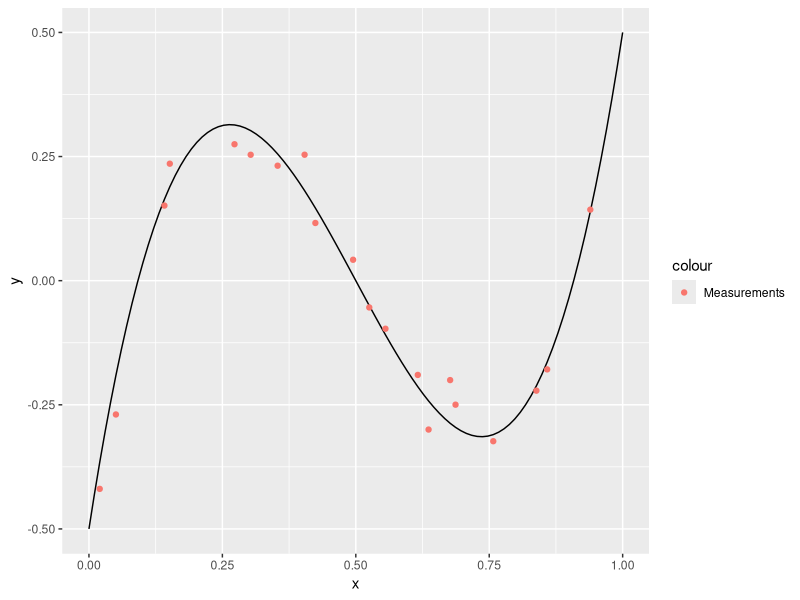
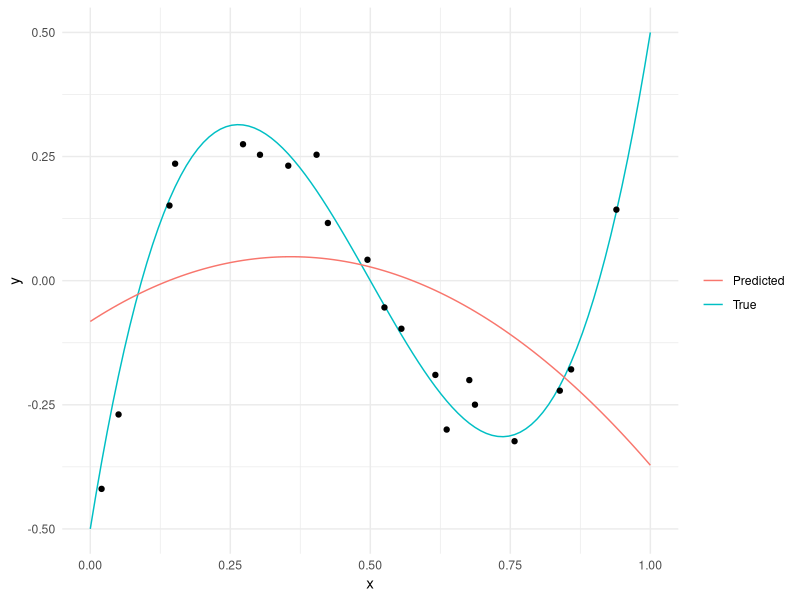

The R source for these figures, in order: (Note: this script raises an error after producing the figures.)
## ---- chunk 1
library(tidyverse)
library(modelr)
library(broom)
## ---- chunk 2
## NOTE: No need to edit this chunk

# Ground-truth function we seek to approximate
fcn_true <- function(x) {12 * (x - 0.5)^3 - 2 * x + 1}

# Generate data
n_samples <- 100
df_truth <-
  tibble(x = seq(0, 1, length.out = n_samples)) %>%
  mutate(
    y = fcn_true(x),                     # True values
    y_meas = y + 0.05 * rnorm(n_samples) # Measured with noise
  )

# Select training data
df_measurements <-
  df_truth %>%
  slice_sample(n = 20) %>%
  select(x, y_meas)

# Visualize
df_truth %>%
  ggplot(aes(x, y)) +
  geom_line() +
  geom_point(
    data = df_measurements,
    mapping = aes(y = y_meas, color = "Measurements")
  )
## ---- chunk 3
## NOTE: No need to edit this code; run and inspect
# Fit a polynomial of degree = 2
fit_d2 <-
  df_measurements %>%
  lm(
    data = .,
    formula = y_meas ~ poly(x, degree = 2)
  )

# Visualize the results
df_truth %>%
  add_predictions(fit_d2, var = "y_pred") %>%

  ggplot(aes(x)) +
  geom_line(aes(y = y, color = "True")) +
  geom_line(aes(y = y_pred, color = "Predicted")) +
  geom_point(data = df_measurements, aes(y = y_meas)) +

  scale_color_discrete(name = "") +
  theme_minimal()
## ---- chunk 4
## TASK: Fit a ninth-degree polynomial to df_measurements
fit_d19 <-
  df_measurements %>%
  lm(data = ., formula = y_meas ~ poly(x, degree = 19))

## NOTE: No need to modify code below
y_limits <-
  c(
    df_truth %>% pull(y) %>% min(),
    df_truth %>% pull(y) %>% max()
  )

df_truth %>%
  add_predictions(fit_d19, var = "y_pred") %>%

  ggplot(aes(x)) +
  geom_line(aes(y = y, color = "True")) +
  geom_line(aes(y = y_pred, color = "Predicted")) +
  geom_point(data = df_measurements, aes(y = y_meas)) +

  scale_color_discrete(name = "") +
  coord_cartesian(ylim = y_limits) +
  theme_minimal()
## ---- chunk 5
# TASK: Compute the mse for fit_d2 and fit_d19 on df_measurements
mse(fit_d2, df_measurements)
mse(fit_d19, df_measurements)
## ---- chunk 6
## NOTE: No need to edit this chunk
set.seed(101)

# Select "training" data from our available measurements
df_train <-
  df_measurements %>%
  slice_sample(n = 10)

# Use the remaining data as "validation" data
df_validate <-
  anti_join(
    df_measurements,
    df_train,
    by = "x"
  )

# Visualize the split
df_truth %>%
  ggplot(aes(x, y)) +
  geom_line() +
  geom_point(
    data = df_train %>% mutate(source = "Train"),
    mapping = aes(y = y_meas, color = source)
  ) +
  geom_point(
    data = df_validate %>% mutate(source = "Validate"),
    mapping = aes(y = y_meas, color = source)
  ) +

  scale_color_discrete(name = "Data")
## ---- chunk 7
## NOTE: No need to change this code
df_sweep <-
  map_dfr(
    seq(1, 9, by = 1),
    function(order) {
      # Fit a temporary model
      fit_tmp <-
        lm(
          data = df_train,
          formula = y_meas ~ poly(x, order)
        )

      # Compute error on the Train and Validate sets
      tibble(
        error_Train = mse(fit_tmp, df_train),
        error_Validate = mse(fit_tmp, df_validate),
        order = order
      )
    }
  ) %>%
  pivot_longer(
    names_to = c(".value", "source"),
    names_sep = "_",
    cols = matches("error")
  )
## ---- chunk 8
## NOTE: No need to edit; inspect and write your observations
df_sweep %>%
  ggplot(aes(order, error, color = source)) +
  geom_line() +

  scale_y_log10() +
  scale_x_continuous(breaks = seq(1, 10, by = 1)) +
  scale_color_discrete(name = "Method") +
  coord_cartesian(ylim = c(1e-3, 1)) +
  theme(legend.position = "bottom") +
  labs(
    x = "Polynomial Order",
    y = "Mean Squared Error"
  )
## ---- chunk 9
diamonds %>%
  select(-price) %>%
  names()
## ---- chunk 10
## NOTE: No need to edit this setup
# Create a test-validate split
set.seed(101)
diamonds_randomized <- 
  diamonds %>% 
  slice(sample(dim(diamonds)[1]))

diamonds_train <-
  diamonds_randomized %>%
  slice(1:10000)

diamonds_validate <-
  diamonds_randomized %>%
  slice(10001:20000)

# Try to beat this naive model that uses all variables!
fit_full <-
  lm(
    data = diamonds_train,
    formula = price ~ . # The `.` notation here means "use all variables"
  )
## ---- chunk 11
## NOTE: This is just one possible model!
fit_q5 <-
  lm(
    data = diamonds_train,
    formula = price ~ carat + cut + color + clarity
  )

# Compare the two models on the validation set
mse(fit_q5, diamonds_validate)
mse(fit_full, diamonds_validate)
## ---- chunk 12
## NOTE: No need to edit this part
diamonds_train_bad <-
  diamonds %>%
  slice(1:10000)

diamonds_validate_bad <-
  diamonds %>%
  slice(10001:20000)

## TODO: Visualize a histogram of prices for both `bad` sets.
bind_rows(
  diamonds_train_bad %>% mutate(source = "Train"),
  diamonds_validate_bad %>% mutate(source = "Validate")
) %>% 
  ggplot(aes(price)) +
  geom_histogram(bins = 100) +
  
  facet_grid(source ~ .)
